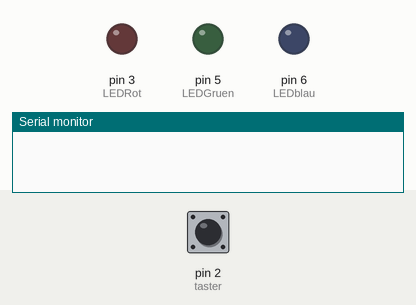
The sketch below on a simulated Arduino Uno, built with avr-gcc and run on an emulated ATmega328P. Parts: output pins drawn as LEDs (lit = HIGH), the last lines printed to the serial monitor. The test bench sets the inputs (shaded band); at power-on: pin 2 (taster) LOW. Random numbers use the default seed unless the sketch sets one.

Above: at 1.2 s.
1.3 s: pin 2 (taster) pulled HIGH for 0.15 s
At 2.2 s:
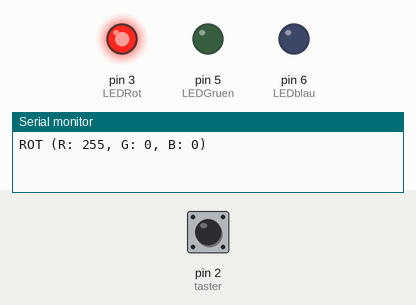
2.9 s: pin 2 (taster) pulled HIGH for 1 s
At 3.4 s:
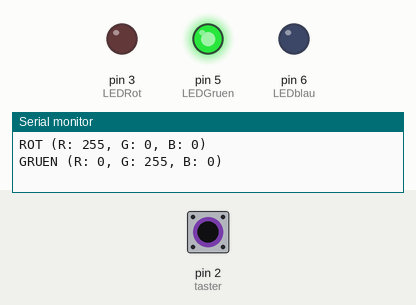
5.4 s: pin 2 (taster) pulled HIGH for 3.2 s
At 6.5 s:
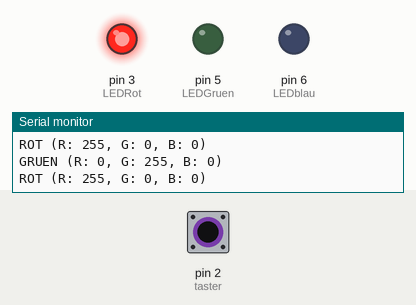
10.1 s: pin 2 (taster) pulled HIGH for 0.15 s
At 11.3 s:
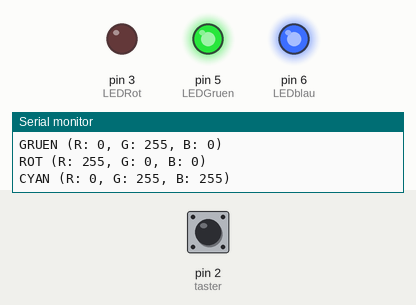
11.7 s: pin 2 (taster) pulled HIGH for 0.15 s
At 12.5 s:
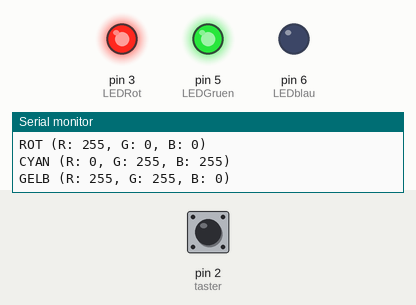
13.3 s: pin 2 (taster) pulsed HIGH 5 times (0.12 s each, 0.3 s apart)
At 15.8 s:
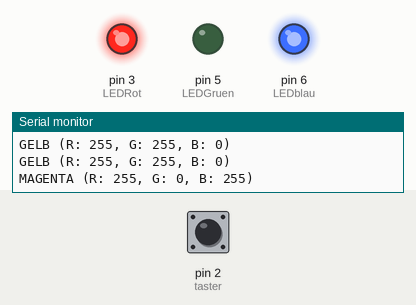
Timing chart, 0 to 17.3 s (numbered marks = the images above; inputs shaded):
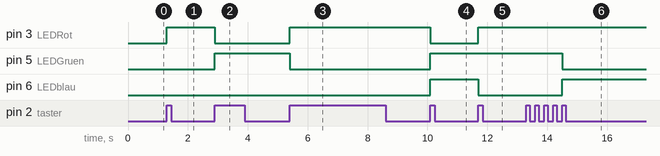

The sketch:

Farbwuerfel.ino
```cpp
/*================ E23 == Sose25/26 ==== LPr-Versuch 04 ==== Aufgabe 2d
Programmieren Sie den Mikrocontroller derart, dass er als Farbwürfel fungiert. D.h. auf ein
Event (Konsolenwerteingabe, Sensorschwellwertüberschreitung, Tastendruck o.ä.) soll ein
zufälliger Wert zwischen 1…6 gewürfelt werden und selbiger einerseits als vorgegebene LEDFarbe leuchten [vergl. mit Tabelle 2 bzw. 3] und andererseits sollen gewürfelter Wert und
zugehörige Leuchƞarbe auf dem seriellen Monitor ausgegeben werden bis erneut gewürfelt
wird – wiederum ausgelöst durch ein Event (s.o.)!
**************************************************************************
**************************************************************************/
int LEDRot = 3;    //Rote LED D3
int LEDGruen = 5;  //Grüne LED D5
int LEDblau = 6;   //Blaue LED D6
// PWM Signale von Pins
int pwmRot = 0;
int pwmGruen = 0;
int pwmBlau = 0;
// Digitales Input mit Taster für den Würfel Wurf
// Achtung: Es ist einen Pull Down Taster
int taster = 2;
// Variable für die Flankenauswertung (Gedächtnis für den Taster)
int letzterTasterZustand = LOW;

//Schreib die Anfang Zeit
unsigned long startTime = millis();
//Prellen Zeit 150ms
int prellen = 400;

//Ausgabe
String ausgabe = "";


//Gemeinsame Anode oder Kathode
//ACHTUNG: Wenn es um eine common Anode handelt, bitte machen sie isCommonCathode = false;
bool isCommonCathode = true;


void setup() {
  // put your setup code here, to run once:
  pinMode(LEDRot, OUTPUT);
  pinMode(LEDGruen, OUTPUT);
  pinMode(LEDblau, OUTPUT);
  pinMode(taster, INPUT);

  Serial.begin(9600);
  //Durch das Rauschen an den pin A0 wird die zufällige Zählen generiert
  randomSeed(analogRead(A0));
}

void loop() {
  // Aktuellen Tasterzustand einlesen
  int aktuellerZustand = digitalRead(taster);

  //Generiert ganze Zahl von 1 bis 6
  if (millis() - startTime >= prellen && (aktuellerZustand == HIGH) && (letzterTasterZustand == LOW)) {
    startTime = millis();
    int zahl = random(1, 7);
    //Switch case für den Würfel
    switch (zahl) {
      case 1:  //(255, 255, 0) Gelb
        pwmRot = 255;
        pwmGruen = 255;
        pwmBlau = 0;
        ausgabe = "GELB (R: 255, G: 255, B: 0)";
        break;
      case 2:  //(0, 255, 0) Gruen
        pwmRot = 0;
        pwmGruen = 255;
        pwmBlau = 0;
        ausgabe = "GRUEN (R: 0, G: 255, B: 0)";
        break;
      case 3:  //(255, 0, 0) Rot wobei es (R G B) ist
        pwmRot = 255;
        pwmGruen = 0;
        pwmBlau = 0;
        ausgabe = "ROT (R: 255, G: 0, B: 0)";
        break;
      case 4:  //(0, 0, 255) Blau
        pwmRot = 0;
        pwmGruen = 0;
        pwmBlau = 255;
        ausgabe = "BLAU (R: 0, G: 0, B: 255)";
        break;
      case 5:  //(0, 255, 255) Cyan
        pwmRot = 0;
        pwmGruen = 255;
        pwmBlau = 255;
        ausgabe = "CYAN (R: 0, G: 255, B: 255)";
        break;
      case 6:  //(255, 0, 255) Magenda
        pwmRot = 255;
        pwmGruen = 0;
        pwmBlau = 255;
        ausgabe = "MAGENTA (R: 255, G: 0, B: 255)";
        break;
    }


    // HARDWARE-ANPASSUNG: Wahloption verarbeiten
    // Lokale Variablen für die finale Ausgabe
    // Diese Abteil wurde vorheriegen Aufgabe coppiert
    int outRot = pwmRot;
    int outGruen = pwmGruen;
    int outBlau = pwmBlau;

    // Wenn es sich um eine gemeinsame Anode handelt, müssen die Signale
    // invertiert werden (0 wird zu 255, 255 wird zu 0).
    if (!isCommonCathode) {
      outRot = 255 - pwmRot;
      outGruen = 255 - pwmGruen;
      outBlau = 255 - pwmBlau;
    }
    analogWrite(LEDRot, outRot);
    analogWrite(LEDGruen, outGruen);
    analogWrite(LEDblau, outBlau);
    Serial.println(ausgabe);
  }
  // Am Ende der Schleife den aktuellen Zustand für den nächsten Durchlauf merken
  letzterTasterZustand = aktuellerZustand;
}
```

Measured:
- after the input at 1.3 s, pin 3 (LEDRot): LOW → HIGH at once
- after the input at 2.9 s, pin 3 (LEDRot): HIGH → LOW at once; pin 5 (LEDGruen): LOW → HIGH at once
- after the input at 5.4 s, pin 3 (LEDRot): LOW → HIGH at once; pin 5 (LEDGruen): HIGH → LOW at once
- after the input at 10.1 s, pin 3 (LEDRot): HIGH → LOW at once; pin 5 (LEDGruen), pin 6 (LEDblau): LOW → HIGH at once
- after the input at 11.7 s, pin 3 (LEDRot): LOW → HIGH at once; pin 6 (LEDblau): HIGH → LOW at once
- after the input at 13.3 s, pin 5 (LEDGruen): HIGH → LOW after 1.2 s; pin 6 (LEDblau): LOW → HIGH after 1.2 s
